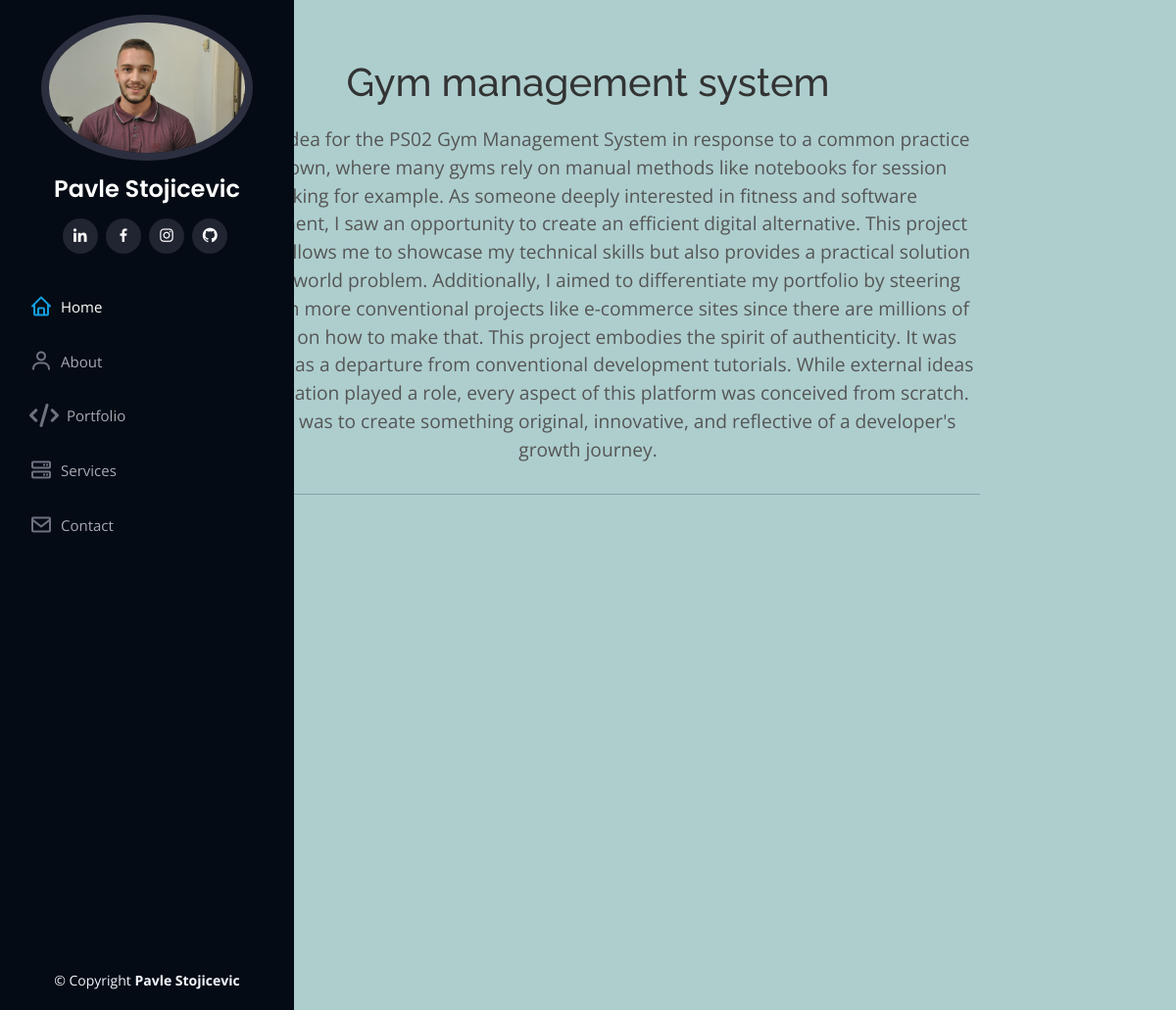
The page /portfolio/1/ on the database its author committed.
### website/models.py (models this page shows, shortened)
class Project(models.Model):
    title = models.CharField(max_length=155, blank=False)
    description = models.TextField()
    created_on = models.DateTimeField(auto_now_add=True)
    url = models.CharField(max_length=500, blank=False, null=True)

### website/views.py (the view)
# urls.py: path('portfolio/<int:pk>/', views.ProjectDetailView.as_view(), name="project-detail")
class ProjectDetailView(DetailView):
    model = Project
    template_name = "pages/project_preview.html"
    context_object_name = "project"

### templates/pages/project_preview.html (shortened to what this page needs)
{% extends 'base.html' %} {% load static %}
{%block content%}
<section id="project" class="project">
  <div class="container">
    <div class="project-details">
      <h1>{{project.title}}</h1>
      <p class="project-description">{{project.description}}</p>
      <hr />
       {% if not project.pk == 5 %}
      <div class="loom-video">
        <div class="details">{{project.url|safe}}</div>
        {%endif%}
      </div>
    </div>
  </div>
</section>
{% endblock %}

### templates/base.html (shortened to what this page needs)
{% load static %}
<!DOCTYPE html>
<html lang="en">
  <head>
    {% block styles %}
    <link
      rel="stylesheet"
      href="https://cdnjs.cloudflare.com/ajax/libs/font-awesome/5.15.3/css/all.min.css"
    />
    <link href="{% static 'vendor/aos/aos.css' %}" rel="stylesheet" />
    <link
      href="{% static 'vendor/bootstrap/css/bootstrap.min.css' %}"
      rel="stylesheet"
    />
    <link
      href="{% static 'vendor/bootstrap-icons/bootstrap-icons.css' %}"
      rel="stylesheet"
    />
    <link
      href="{% static 'vendor/boxicons/css/boxicons.min.css' %}"
      rel="stylesheet"
    />
    <link
      href="{% static 'vendor/glightbox/css/glightbox.min.css' %}"
      rel="stylesheet"
    />
    <link
      href="{% static 'vendor/swiper/swiper-bundle.min.css' %}"
      rel="stylesheet"
    />
    <link rel="stylesheet" href="{% static 'css/styles.css' %}" />
    <link rel="stylesheet" href="{% static 'css/about.css' %}" />
    <link rel="stylesheet" href="{% static 'css/portfolio.css' %}" />
    <link rel="stylesheet" href="{% static 'css/services.css' %}" />
    <link rel="stylesheet" href="{% static 'css/contact.css' %}" />
    <link rel="stylesheet" href="{% static 'css/projects.css' %}" />
    {% endblock %}
  </head>
  <body>
    {% include 'navbar.html' %} {%block content%} replace me {%endblock%}
    <footer id="footer">
      <div class="container">
        <div class="copyright">
          &copy; Copyright <strong><span>Pavle Stojicevic</span></strong>
        </div>
        <div class="credits"></div>
      </div>
    </footer>
  </body>
</html>

### templates/navbar.html
{% load static %}
<header id="header">
  <div class="d-flex flex-column">
    <div class="profile">
      <img
        src="{% static 'img/profile-pic.jpg' %}"
        alt="Pavle"
        height="70px"
        width="50px"
        class="img-fluid rounded-circle"
      />
      <h1 class="text-light"><a href="#">Pavle Stojicevic</a></h1>
      <div class="social-links mt-3 text-center">
        <a
          href="https://www.linkedin.com/in/pavle-stojicevic-639b4a204/"
          class="linkedin"
          target="_blank"
          ><i class="bx bxl-linkedin"></i
        ></a>
        <a
          href="https://www.facebook.com/pavle231/"
          class="facebook"
          target="_blank"
          ><i class="bx bxl-facebook"></i
        ></a>
        <a
          href="https://www.instagram.com/jopas228/?igshid=OGQ5ZDc2ODk2ZA%3D%3D"
          class="instagram"
          target="_blank"
          ><i class="bx bxl-instagram"></i
        ></a>
        <a href="https://github.com/pavle0402" target="_blank" class="twitter"
          ><i class="bx bxl-github"></i
        ></a>
      </div>
    </div>
    <nav id="navbar" class="nav-menu navbar">
      <ul>
        <li>
          <a href="{% url 'home' %}" class="nav-link scrollto active"
            ><i class="bx bx-home"></i> <span>Home</span></a
          >
        </li>
        <li>
          <a href="{% url 'about' %}" class="nav-link scrollto"
            ><i class="bx bx-user"></i> <span>About</span></a
          >
        </li>
        <li>
          <a href="{% url 'portfolio' %}" class="nav-link scrollto"
            ><i class="fa-sharp fa-solid fa-code fa-sm"></i>
            <span>Portfolio</span></a
          >
        </li>
        <li>
          <a href="{% url 'services' %}" class="nav-link scrollto"
            ><i class="bx bx-server"></i> <span>Services</span></a
          >
        </li>
        <li>
          <a href="{% url 'contact' %}" class="nav-link scrollto"
            ><i class="bx bx-envelope"></i> <span>Contact</span></a
          >
        </li>
      </ul>
    </nav>
  </div>
</header>

### static/css/styles.css (style rules this page uses)
body { font-family: "Open Sans", sans-serif; color: #272829; }
a { color: #149ddd; text-decoration: none; }
h1, h2, h3, h4, h5, h6 { font-family: "Raleway", sans-serif; }
#header { position: fixed; top: 0; left: 0; bottom: 0; width: 300px; transition: all ease-in-out 0.5s; z-index: 9997; transition: all 0.5s; padding: 0 15px; background: #040b14; overflow-y: auto; }
#header .profile img { margin: 15px auto; display: block; width: 80%; height: 90%; border: 8px solid #2c2f3f; }
#header .profile h1 { font-size: 24px; margin: 0; padding: 0; font-weight: 600; -moz-text-align-last: center; text-align-last: center; font-family: "Poppins", sans-serif; }
#header .profile h1 a, #header .profile h1 a:hover { color: #fff; text-decoration: none; }
#header .profile .social-links a { font-size: 18px; display: inline-block; background: #212431; color: #fff; line-height: 1; padding: 8px 0; margin-right: 4px; border-radius: 50%; text-align: center; width: 36px; height: 36px; transition: 0.3s; }
.container, .container-fluid { padding-left: 30px; padding-right: 30px; }
.nav-menu { padding: 30px 0 0 0; }
.nav-menu * { margin: 0; padding: 0; list-style: none; }
.nav-menu > ul > li { position: relative; white-space: nowrap; }
.nav-menu a, .nav-menu a:focus { display: flex; align-items: center; color: #a8a9b4; padding: 12px 15px; margin-bottom: 8px; transition: 0.3s; font-size: 15px; }
.nav-menu a i, .nav-menu a:focus i { font-size: 24px; padding-right: 8px; color: #6f7180; }
.nav-menu a:hover, .nav-menu .active, .nav-menu .active:focus, .nav-menu li:hover > a { text-decoration: none; color: #fff; }
.nav-menu a:hover i, .nav-menu .active i, .nav-menu .active:focus i, .nav-menu li:hover > a i { color: #149ddd; }
section { padding: 60px 0; overflow: hidden; }
#footer { padding: 15px; color: #f4f6fd; font-size: 14px; position: fixed; left: 0; bottom: 0; width: 300px; z-index: 9999; background: #040b14; }
#footer .copyright { text-align: center; }
#footer .credits { padding-top: 5px; text-align: center; font-size: 13px; color: #eaebf0; }

### static/css/contact.css (style rules this page uses)
body { background-color: #aecece; color: #fff; }
hr { color: #001837; }

### static/css/projects.css (style rules this page uses)
#project { padding: 60px 0; text-align: center; }
.project-details { max-width: 800px; margin: 0 auto; }
.project-details h1 { font-size: 2.5em; color: #333; margin-bottom: 20px; }
.project-description { font-size: 1.2em; color: #555; margin-bottom: 30px; }
.loom-video { position: relative; overflow: hidden; padding-top: 56.25%; }
.loom-video .details { position: absolute; top: 0; left: 0; width: 100%; height: 100%; }

### rows shown on the page
Project: title "Gym management system", description "I got the idea for the PS02 Gym Management System in response to a common practice in my town, where many gyms rely on manual methods like notebooks for session tracking for example. As someone deeply interested in fitness and software development, I saw an opportunity to create an efficient digital alternative. This project not only allows me to showcase my technical skills but also provides a practical solution to a real-world problem. Additionally, I aimed to differentiate my portfolio by steering away from more conventional projects like e-commerce sites since there are millions of tutorials on how to make that. This project embodies the spirit of authenticity. It was conceived as a…"
